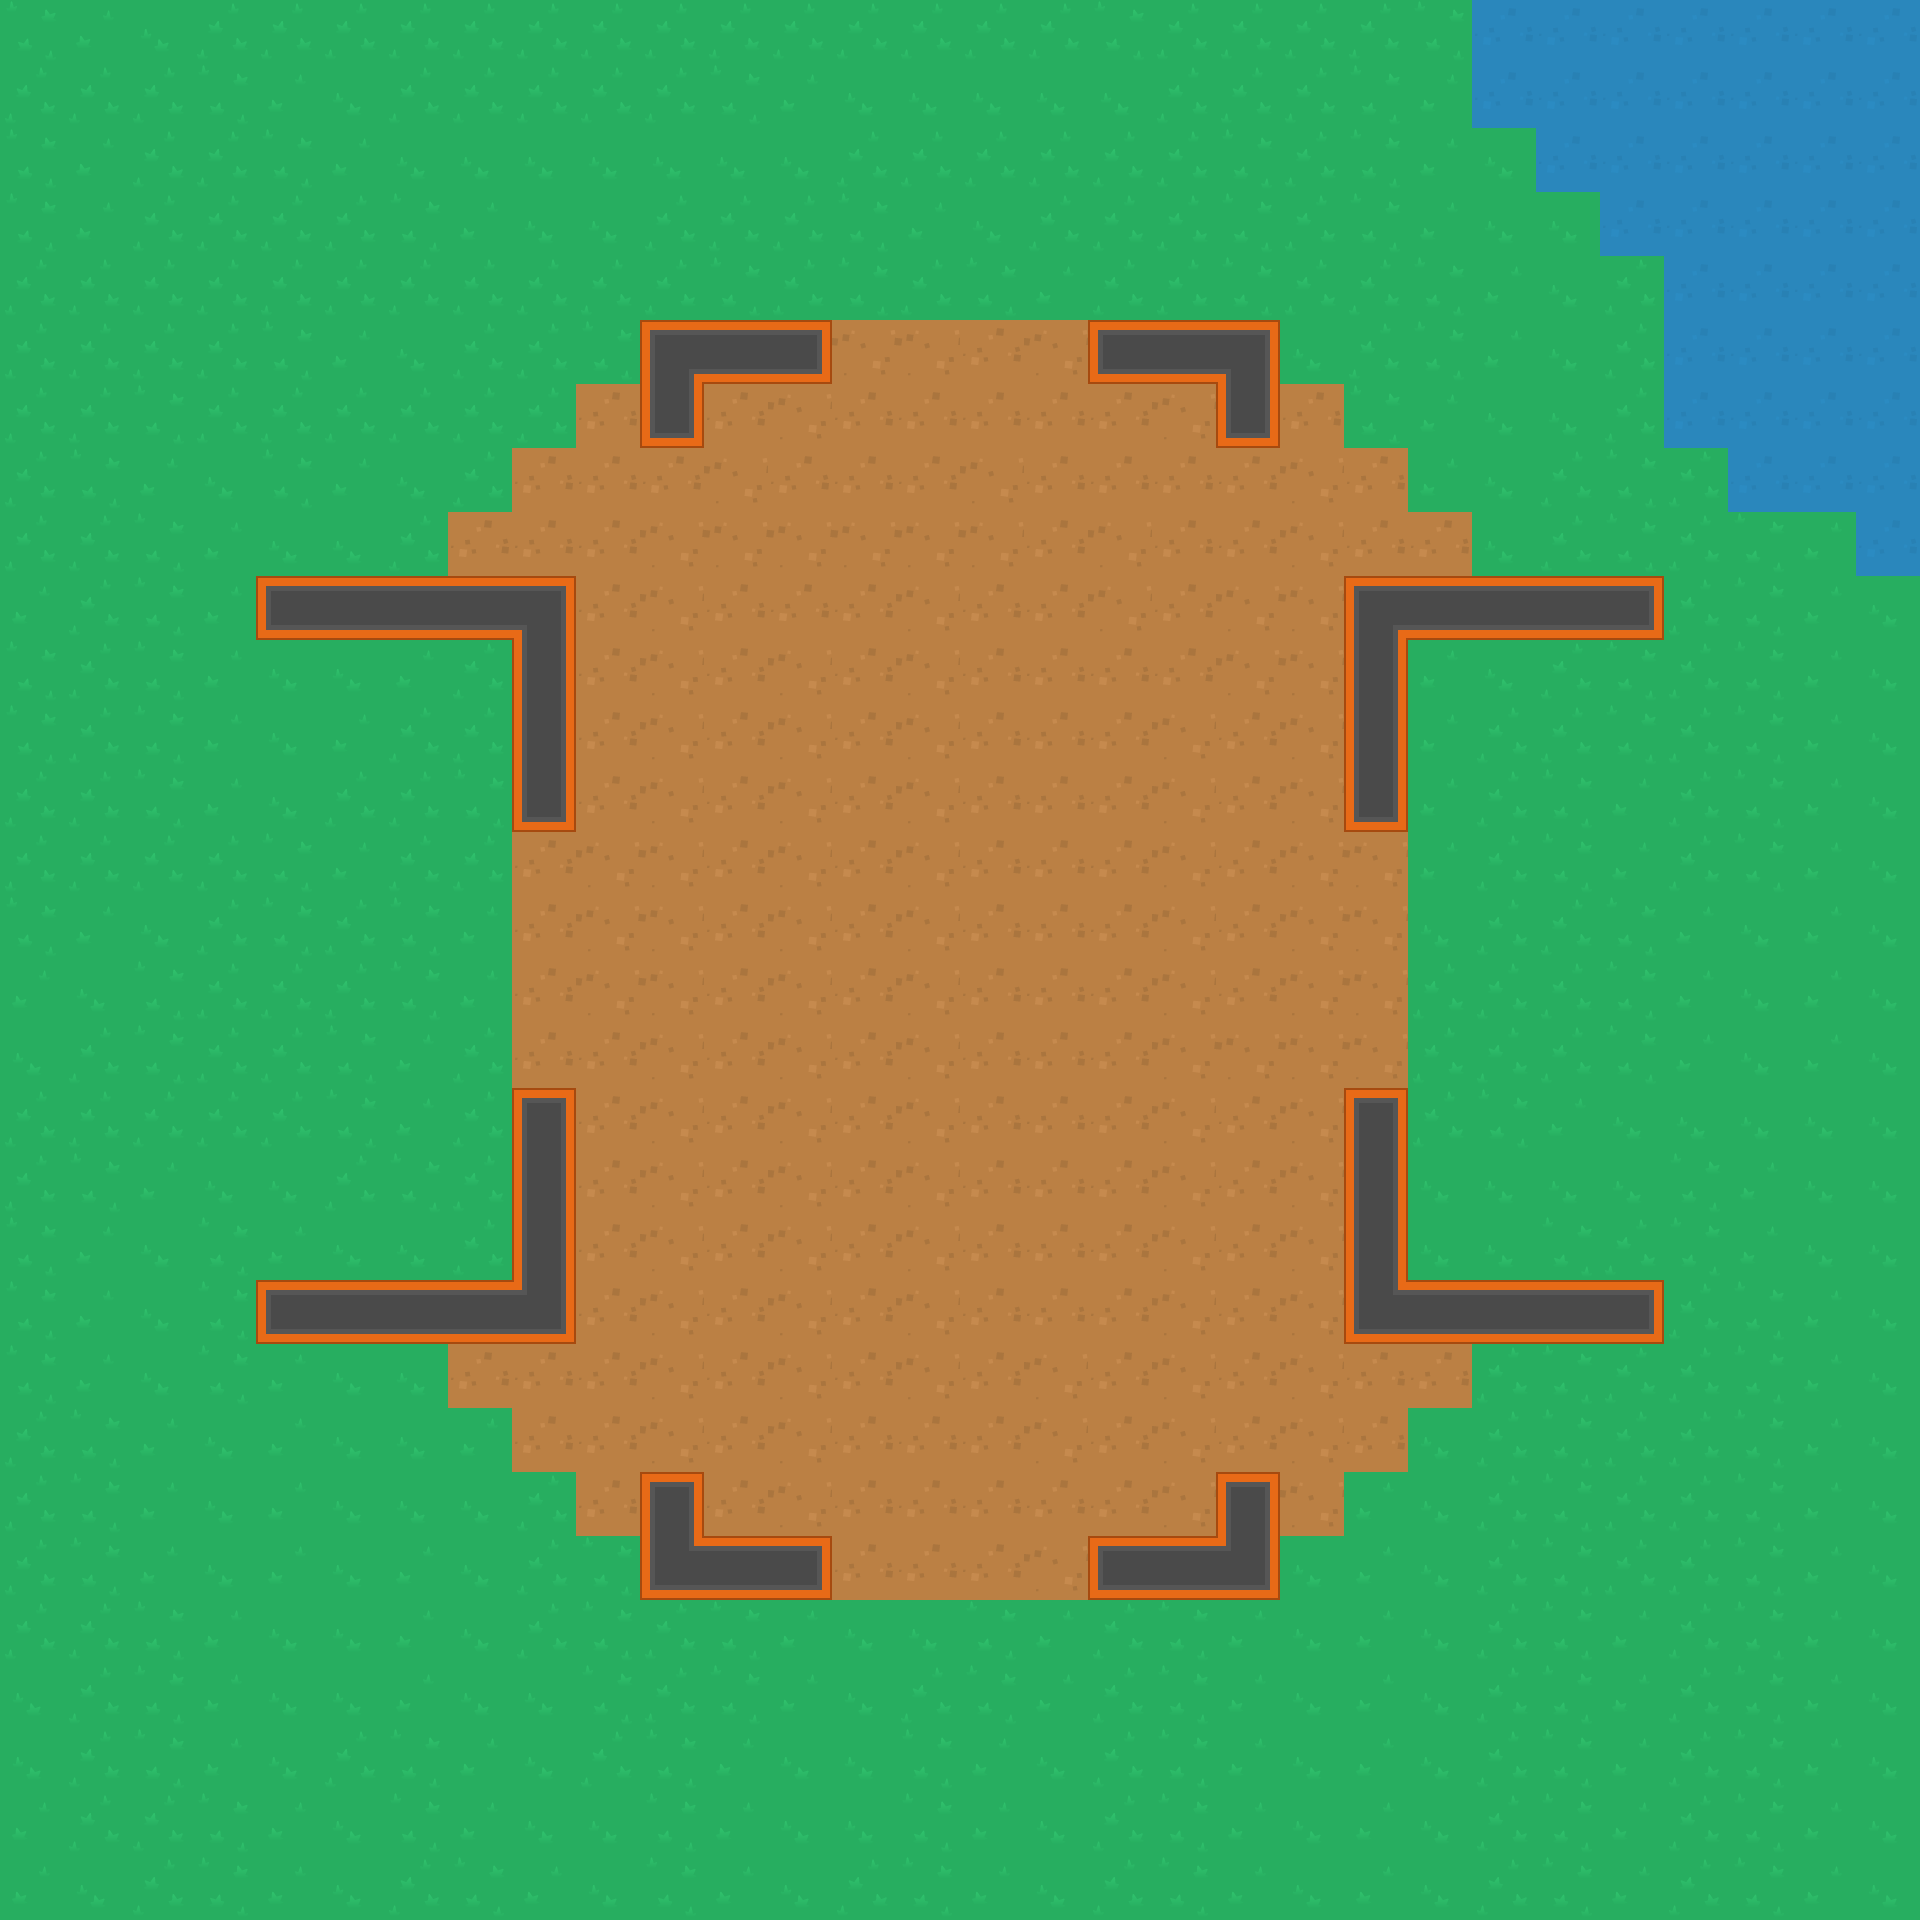

Rendered tile map (Tiled .tmx) drawn with the repository's tilesets; below, a short description and the map source with its tile grids summarised:
An orthogonal 30x30 tile map with 64x64 px tiles, 4 tile layers (Ground, Walls, Items, Decorations) and 27 objects (16x Wall, 2x shotgun, 2x uzi, 2x armor, 2x rifle, ...).

<map version="1.0" tiledversion="1.1.6" orientation="orthogonal" renderorder="right-down" width="30" height="30" tilewidth="64" tileheight="64" infinite="0" nextobjectid="28">
 <tileset firstgid="1" source="../img/Kenny Topdown Pack.tsx" />
 <layer name="Ground" width="30" height="30">
  <data>[900 cells, 900 non-empty, 7 distinct tile ids]</data>
 </layer>
 <layer name="Walls" width="30" height="30">
  <data>[900 cells, 48 non-empty, 10 distinct tile ids]</data>
 </layer>
 <layer name="Items" width="30" height="30">
  <data>[900 cells, 0 non-empty, 0 distinct tile ids]</data>
 </layer>
 <layer name="Decorations" width="30" height="30">
  <data>[900 cells, 0 non-empty, 0 distinct tile ids]</data>
 </layer>
 <objectgroup name="Obstacles">
  <object id="1" name="Player" x="896" y="896" width="64" height="64" />
  <object id="2" name="Wall" x="1344" y="1088" width="64" height="256" />
  <object id="3" name="Wall" x="512" y="1088" width="64" height="256" />
  <object id="4" name="Wall" x="512" y="576" width="64" height="256" />
  <object id="5" name="Wall" x="1344" y="576" width="64" height="256" />
  <object id="6" name="Wall" x="1408" y="576" width="256" height="64" />
  <object id="7" name="Wall" x="1408" y="1280" width="256" height="64" />
  <object id="8" name="Wall" x="256" y="1280" width="256" height="64" />
  <object id="9" name="Wall" x="256" y="576" width="256" height="64" />
  <object id="10" name="Wall" x="640" y="320" width="192" height="64" />
  <object id="11" name="Wall" x="1088" y="320" width="192" height="64" />
  <object id="12" name="Wall" x="1216" y="384" width="64" height="64" />
  <object id="13" name="Wall" x="640" y="384" width="64" height="64" />
  <object id="14" name="Wall" x="640" y="1472" width="64" height="64" />
  <object id="15" name="Wall" x="1216" y="1472" width="64" height="64" />
  <object id="16" name="Wall" x="640" y="1536" width="192" height="64" />
  <object id="17" name="Wall" x="1088" y="1536" width="192" height="64" />
  <object id="18" name="shotgun" x="272" y="720" width="32" height="32" />
  <object id="19" name="shotgun" x="1424" y="720" width="32" height="32" />
  <object id="20" name="uzi" x="336" y="720" width="32" height="32" />
  <object id="21" name="uzi" x="1488" y="720" width="32" height="32" />
  <object id="22" name="armor" x="400" y="720" width="32" height="32" />
  <object id="23" name="armor" x="1552" y="720" width="32" height="32" />
  <object id="24" name="rifle" x="464" y="720" width="32" height="32" />
  <object id="25" name="rifle" x="1616" y="720" width="32" height="32" />
  <object id="26" name="M1" x="208" y="720" width="32" height="32" />
  <object id="27" name="M1" x="1680" y="720" width="32" height="32" />
 </objectgroup>
</map>
